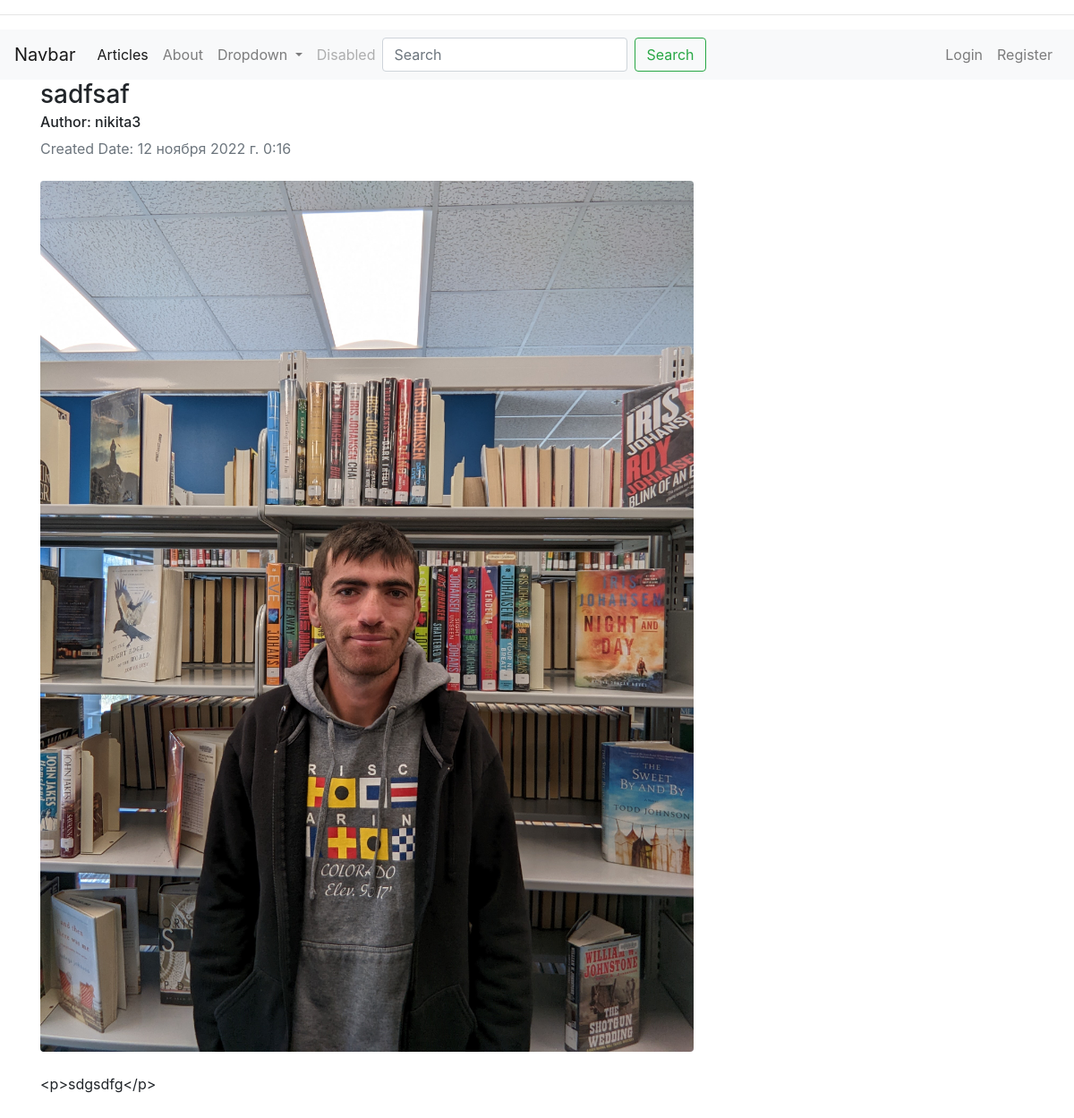
Screenshot of /articles/article/13 with the database file from the repository.
### article/models.py (models this page shows, shortened)
class Article(models.Model):
    author=models.ForeignKey('auth.User',on_delete=models.CASCADE,verbose_name='АВТОР')
    title = models.CharField(max_length=50)
    content =  RichTextField()
    created_date = models.DateTimeField(auto_now_add=True)
    article_image = models.FileField(blank=True,null=True,verbose_name='Upload_image')

### article/views.py (the view)
# urls.py: path('article/<int:id>', views.detail , name='detail'),
def detail(request,id):
    myarticle= get_object_or_404(Article,id=id)
    context = {
        "myarticle":myarticle
    }
    print(myarticle.article_image)
    return render(request,'detail.html',context)

### templates/detail.html
{% extends "layout.html" %} {% block body %}
<div class="row">
  <div class="col-lg-8">
    <article>
      <header class="mb-4">
        <h3 class="fw-bolder mb-1">{{ myarticle.title }}</h3>
        <h6>Author: {{ myarticle.author }}</h6>
        <div class="text-muted fst-italic mb-2">
          Created Date: {{ myarticle.created_date }}
        </div>
      </header>
      <figure class="mb-4">
        <img
          class="img-fluid rounded"
          src="{{ myarticle.article_image.url}}"
          alt="..."
        />
      </figure>
      <section class="mb-5">
        <p class="fs-5 mb-4">{{myarticle.content}}</p>
      </section>
    </article>
  </div>
</div>
{% endblock body %}

### rows the page displays
Article: title "sadfsaf", author "nikita3", created_date "12 ноября 2022 г. 0:16", article_image (picture), content "<p>sdgsdfg</p>"
